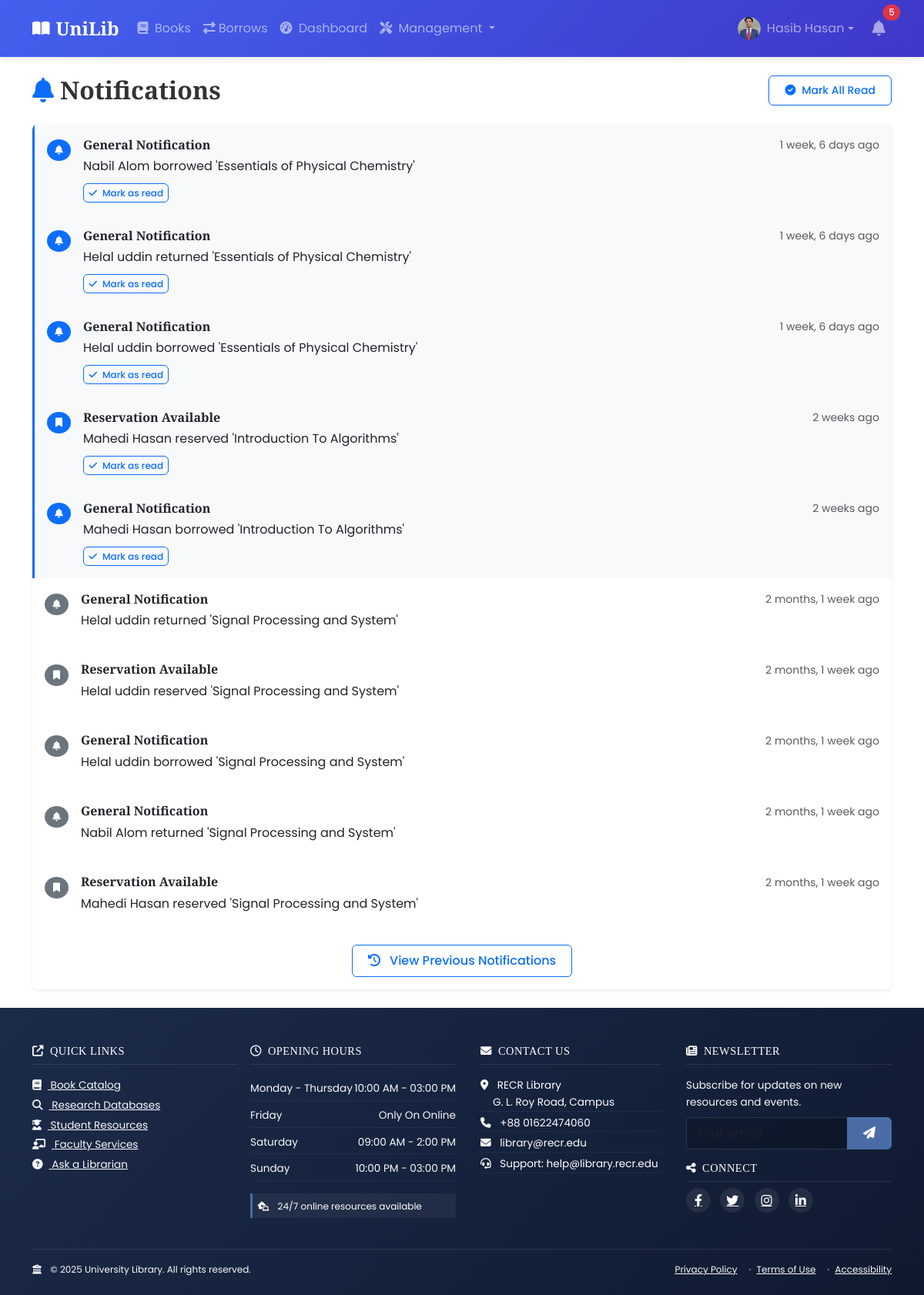
The app's page /notifications/ (signed in), older data.
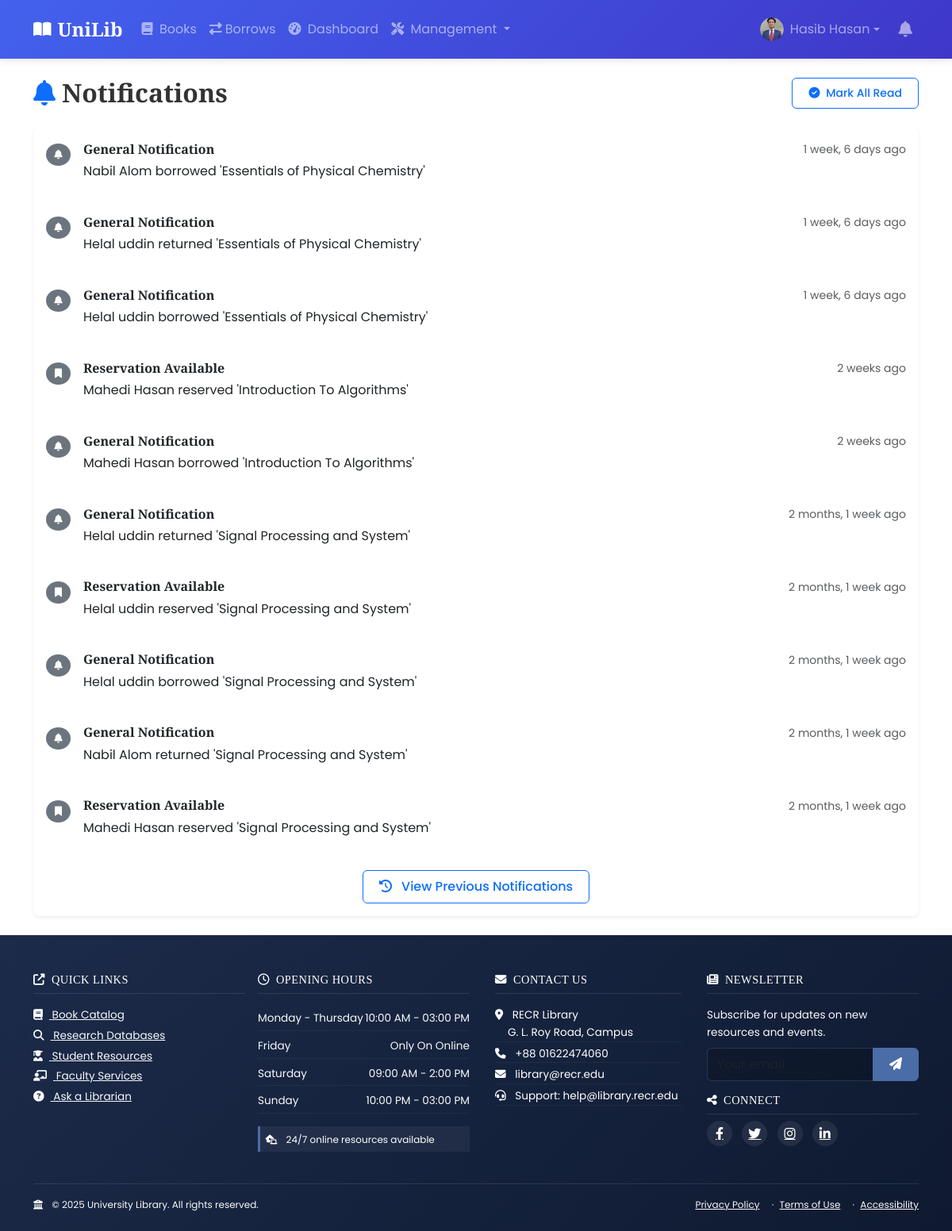
The same page, newer data.
### notifications/models.py (models this page shows, shortened)
class Notification(models.Model):
    class NotificationType(models.TextChoices):
        DUE_DATE = 'DUE', _('Due Date Reminder')
        RESERVATION = 'RES', _('Reservation Available')
        FINE = 'FINE', _('Fine Issued')
        GENERAL = 'GEN', _('General Notification')
    user = models.ForeignKey(User, on_delete=models.CASCADE, related_name='notifications')
    notification_type = models.CharField(max_length=103, choices=NotificationType.choices, default=NotificationType.GENERAL)
    message = models.TextField()
    is_read = models.BooleanField(default=False)
    created_at = models.DateTimeField(auto_now_add=True)
    related_url = models.URLField(blank=True, null=True)
    class Meta:
        ordering = ['-created_at']

### notifications/views.py (the view)
# urls.py: path('', notification_list, name='notification-list'),
@login_required
def notification_list(request):
    notifications = request.user.notifications.all().order_by('-created_at')
    paginator = Paginator(notifications, 10)  # Show 10 notifications per page
    page_number = request.GET.get('page')
    page_obj = paginator.get_page(page_number)
    return render(request, 'notifications/notification_list.html', {
        'notifications': page_obj,
        'has_next': page_obj.has_next()
    })

### accounts/models.py (called while the page is built)
    def is_admin(self):
        return self.role == self.Role.ADMIN

    def is_librarian(self):
        return self.role == self.Role.LIBRARIAN

    def get_profile_picture(self):
        if self.profile_picture and hasattr(self.profile_picture, 'url'):
            return self.profile_picture.url
        return '/static/images/default_profile.png'

### notifications/utils.py (called while the page is built)
def notification_count(request):
    if request.user.is_authenticated:
        count = Notification.objects.filter(user=request.user, is_read=False).count()
        return {'unread_notification_count': count}
    return {}

### notifications/templates/notifications/notification_list.html (shortened to what this page needs)
{% extends 'base.html' %}
{% block content %}
<div class="container py-4">
    <div class="d-flex justify-content-between align-items-center mb-4">
        <h2 class="mb-0">
            <i class="fas fa-bell me-2 text-primary"></i>Notifications
        </h2>
        <a href="{% url 'mark-all-as-read' %}" class="btn btn-sm btn-outline-primary">
            <i class="fas fa-check-circle me-1"></i> Mark All Read
        </a>
    </div>
    <div class="card border-0 shadow-sm">
        {% if notifications %}
        <div class="list-group list-group-flush" id="notificationList">
            {% for notification in notifications %}
            <div class="list-group-item border-0 py-3 {% if not notification.is_read %}unread-notification{% endif %}">
                <div class="d-flex align-items-start">
                    <div class="flex-shrink-0 pt-1">
                        <span class="badge bg-{% if not notification.is_read %}primary{% else %}secondary{% endif %} rounded-circle p-2">
                            <i class="fas fa-{% if notification.notification_type == 'DUE' %}clock{% elif notification.notification_type == 'RES' %}bookmark{% else %}bell{% endif %} fa-fw"></i>
                        </span>
                    </div>
                    <div class="flex-grow-1 ms-3">
                        <div class="d-flex justify-content-between align-items-center mb-1">
                            <h6 class="mb-0 {% if not notification.is_read %}fw-bold{% endif %}">
                                {{ notification.get_notification_type_display }}
                            </h6>
                            <small class="text-muted">{{ notification.created_at|timesince }} ago</small>
                        </div>
                        <p class="mb-2">{{ notification.message }}</p>
                        {% if not notification.is_read %}
                        <a href="{% url 'mark-as-read' notification.pk %}" class="btn btn-xs btn-outline-primary btn-sm">
                            <i class="fas fa-check me-1"></i> Mark as read
                        </a>
                        {% endif %}
                    </div>
                </div>
            </div>
            {% endfor %}
        </div>
        {% if has_next %}
        <div class="card-footer bg-transparent border-0 text-center py-3">
            <button id="loadMoreBtn" class="btn btn-outline-primary" data-page="2">
                <i class="fas fa-history me-2"></i> View Previous Notifications
            </button>
        </div>
        {% endif %}
        {% else %}
        <div class="card-body text-center py-5">
            <i class="fas fa-bell-slash text-muted fa-3x mb-3"></i>
            <h5 class="text-muted">No notifications</h5>
            <p class="text-muted">You're all caught up!</p>
        </div>
        {% endif %}
    </div>
</div>
{% endblock %}

### templates/base.html (shortened to what the changed rows need)
{% load static %}
<!DOCTYPE html>
<html lang="en">
<head>
    <link href="https://cdn.jsdelivr.net/npm/bootstrap@5.3.0/dist/css/bootstrap.min.css" rel="stylesheet">
    <link rel="stylesheet" href="https://cdnjs.cloudflare.com/ajax/libs/font-awesome/6.4.0/css/all.min.css">
    <link rel="stylesheet" href="https://cdnjs.cloudflare.com/ajax/libs/animate.css/4.1.1/animate.min.css"/>
    <link rel="stylesheet" href="{% static 'css/style.css' %}">
</head>
<body class="d-flex flex-column min-vh-100">
    <nav class="navbar navbar-expand-lg navbar-dark bg-gradient-primary">
        <div class="container">
            <div class="collapse navbar-collapse" id="navbarNav">
                <ul class="navbar-nav">
                {% if user.is_authenticated %}
                <li class="nav-item d-flex align-items-center">
                    <a class="nav-link position-relative" href="{% url 'notification-list' %}">
                        <i class="fas fa-bell fa-lg"></i>
                        {% if unread_notification_count %}
                            <span class="position-absolute top-0 start-100 translate-middle badge rounded-pill bg-danger">
                                {{ unread_notification_count }}
                            </span>
                        {% endif %}
                    </a>
                </li>
                {% endif %}
            </ul>
            </div>
        </div>
    </nav>
    <main class="flex-grow-1">
        {% block content %}{% endblock %}
    </main>
</body>
</html>

Row changes from the older to the newer data that the page shows:
changed Notification "Nabil Alom borrowed 'Essentials of Physical Chemistry'": no longer shows "Mark as read"
changed Notification "Helal uddin returned 'Essentials of Physical Chemistry'": no longer shows "Mark as read"
changed Notification "Helal uddin borrowed 'Essentials of Physical Chemistry'": no longer shows "Mark as read"
changed Notification "Mahedi Hasan reserved 'Introduction To Algorithms'": no longer shows "Mark as read"
changed Notification "Mahedi Hasan borrowed 'Introduction To Algorithms'": no longer shows "Mark as read"
Text that changed along with them:
{{ unread_notification_count }}: "5" → (not shown)
